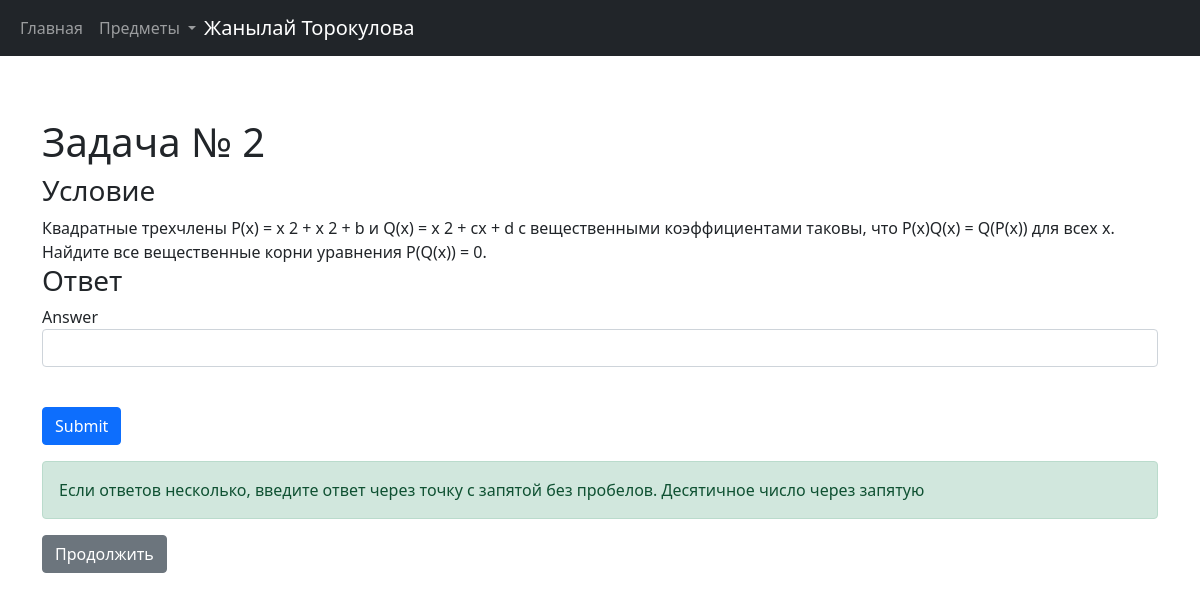
Page /Многочлены/exercise/2 (signed in) on the committed database.
### data/users.py (models this page shows, shortened)
class Users(SqlAlchemyBase, UserMixin):
    __tablename__ = 'users'
    id = sqlalchemy.Column(sqlalchemy.Integer,
                           primary_key=True, autoincrement=True)
    surname = sqlalchemy.Column(sqlalchemy.String)
    name = sqlalchemy.Column(sqlalchemy.String)
    email = sqlalchemy.Column(sqlalchemy.String, unique=True)
    hashed_password = sqlalchemy.Column(sqlalchemy.String)
    exercises = orm.relation("User_exercises", back_populates='users')

### data/topics.py (models this page shows)
class Exercises(SqlAlchemyBase):
    __tablename__ = 'exercises'
    id = sqlalchemy.Column(sqlalchemy.Integer, primary_key=True, autoincrement=True)
    subtopics_id = sqlalchemy.Column(sqlalchemy.Integer, sqlalchemy.ForeignKey("subtopics.id"))
    text = sqlalchemy.Column(sqlalchemy.String)
    answer = sqlalchemy.Column(sqlalchemy.String)
    number = sqlalchemy.Column(sqlalchemy.Integer)
    subtopics = orm.relation("Subtopics")
    user_exercises = orm.relation("User_exercises", back_populates='exercises')

### main.py (the view, shortened to what this page needs)
@app.route("/<sb>/exercise/<number>", methods=['GET', 'POST'])
def ex_page(sb, number):
    exercise = db_sess.query(Exercises).join(Subtopics).filter((Subtopics.name == sb), (Exercises.number == int(number))).first()
    topic = db_sess.query(Subtopics).filter(Subtopics.name == sb).first().topics.name
    num = db_sess.query(Exercises).filter((Subtopics.name == sb))[-1].number
    form = AnswerForm()
    if db_sess.query(User_exercises).filter((User_exercises.exercise_id == exercise.id), (User_exercises.user_id==current_user.id)).first():
        form.answer.data = exercise.answer
        message = "Решено"
    else:
        message='''Если ответов несколько, введите ответ через точку с запятой без пробелов.
        Десятичное число через запятую'''
    return render_template("exercises.html", exercise=exercise, form=form, title=sb, num=num, topic=topic, message=message)

### forms/answer.py
class AnswerForm(FlaskForm):
    answer = StringField('Answer', validators=[DataRequired()])
    submit = SubmitField('Submit')

### data/db_session.py (called while the page is built)
def create_session() -> Session:
    global __factory
    return __factory()

### main.py (called while the page is built)
@login_manager.user_loader
def load_user(user_id):
    db_sess = db_session.create_session()
    return db_sess.query(Users).get(user_id)

### templates/exercises.html (shortened to what this page needs)
{% extends "base.html" %}
{% block content %}
<section class="py-5 text container">
    <h1>Задача № {{exercise.number}}</h1>
    <h3>Условие</h3>
       <div>{{exercise.text}}</div>
    <h3>Ответ</h3>
     <form action="" method="post">
         <p>
            {{ form.answer.label }}<br>
            {{ form.answer(class="form-control")}}<br>
        </p>
         <p>{{ form.submit(type="submit", class="btn btn-primary") }}</p>
         <div class="alert alert-success" role="alert">
             {{message}}
         </div>
     </form>
    {%if exercise.number < num%}
    <a href="/{{title}}/exercise/{{exercise.number + 1}}" class="btn btn-secondary">Продолжить</a>
    {%else%}
    <a href="/{{topic}}/subtopics" class="btn btn-secondary">Вернуться</a>
    {%endif%}
</section>
{% endblock %}

### templates/base.html (shortened to what this page needs)
<!doctype html>
<html lang="en">
<head>
    <link href="https://cdn.jsdelivr.net/npm/bootstrap@5.1.3/dist/css/bootstrap.min.css" rel="stylesheet">
    <link rel="stylesheet" type="text/css" href="/static/css/base.css" />
</head>
<body>
 <header>
    <nav class="navbar navbar-expand-md navbar-dark fixed-top bg-dark">
    <div class="container-fluid">
      <div class="collapse navbar-collapse" id="navbarCollapse">
        <ul class="navbar-nav mr-auto mb-2 mb-md-0">
            <li class="nav-item">
                <a class="nav-link" aria-current="page" href="/">Главная</a>
          </li>
            <li class="nav-item dropdown">
          <a class="nav-link dropdown-toggle" href="#" id="navbarDropdownMenuLink" role="button" data-bs-toggle="dropdown" aria-expanded="false">
            Предметы
          </a>
            </li>
        </ul>
        <ul class="navbar-nav">
            {% if current_user.is_authenticated %}
            <a class="navbar-brand" href="/logout">{{ current_user.name }} {{current_user.surname}}</a>
            {% else %}
            <a class="btn btn-outline-primary" href="/login">Войти</a>
            <a class="btn btn-outline-primary" href="/register">Регестрация</a>
            {%endif%}
        </ul>
 </header>
{% block content %}{% endblock %}
</body>
</body>
</html>

### static/css/base.css (style rules this page uses)
body { padding-top: 70px; }

### rows in the picture
Users: name "Жанылай", surname "Торокулова"
Exercises: number "2", text "Квадратные трехчлены P(x) = x 2 + x 2 + b и Q(x) = x 2 + cx + d с вещественными коэффициентами таковы, что P(x)Q(x) = Q(P(x)) для всех x. Найдите все вещественные корни уравнения P(Q(x)) = 0."

### other values in the picture
{{ message }} "Если ответов несколько, введите ответ через точку с запятой без пробелов. Десятичное число через запятую"
